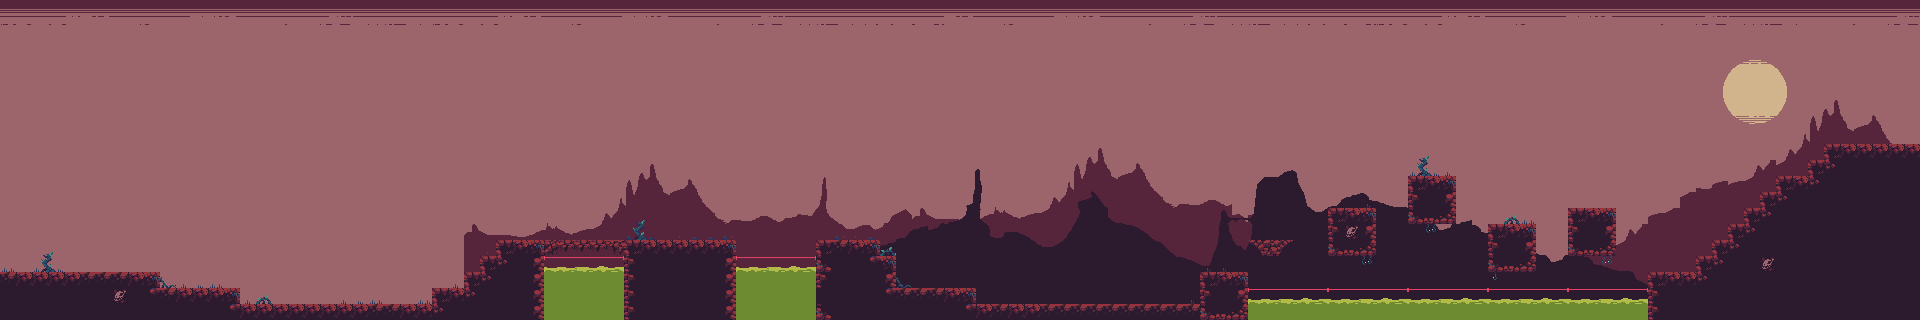

Tiled map render using the project's own tile images. Description and the map definition, with tile-layer contents summarised, below:
An orthogonal 120x20 tile map with 16x16 px tiles, 4 tile layers (sky, mount1, mount2, base), 4 tilesets and 28 objects (player).

<map version="1.8" tiledversion="1.8.4" orientation="orthogonal" renderorder="right-down" width="120" height="20" tilewidth="16" tileheight="16" infinite="0" nextlayerid="9" nextobjectid="47">
 <tileset firstgid="1" source="Wasteland-Files.tsx" />
 <tileset firstgid="513" source="Wasteland_Sky.tsx" />
 <tileset firstgid="1025" source="Wasteland_Mountains_1.tsx" />
 <tileset firstgid="1537" source="Wasteland_Mountains_2.tsx" />
 <layer id="3" name="sky" width="120" height="20">
  <data>[2400 cells, 2400 non-empty, 445 distinct tile ids]</data>
 </layer>
 <layer id="5" name="mount1" width="120" height="20">
  <data>[2400 cells, 868 non-empty, 313 distinct tile ids]</data>
 </layer>
 <layer id="7" name="mount2" width="120" height="20">
  <data>[2400 cells, 479 non-empty, 342 distinct tile ids]</data>
 </layer>
 <layer id="1" name="base" width="120" height="20">
  <data>[2400 cells, 481 non-empty, 43 distinct tile ids]</data>
 </layer>
 <objectgroup id="2" name="ground">
  <object id="3" name="player" x="82.499" y="240.946" width="12.2576" height="25.8519" />
  <object id="18" x="0" y="272">
   <polygon points="0,0 0,-272 16,-272 16,0" />
  </object>
  <object id="20" x="160" y="288">
   <polygon points="0,0 80,0 80,32 0,32 0,0" />
  </object>
  <object id="21" x="0" y="272">
   <polygon points="0,0 160,0 160,48 0,48" />
  </object>
  <object id="22" x="240" y="320">
   <polygon points="0,0 0,-16 192,-16 192,0" />
  </object>
  <object id="23" x="432" y="320">
   <polygon points="0,0 0,-32 32,-32 32,0" />
  </object>
  <object id="24" x="464" y="320">
   <polygon points="0,0 0,-48 16,-48 16,0" />
  </object>
  <object id="25" x="480" y="320">
   <polygon points="0,0 0,-64 16,-64 16,0" />
  </object>
  <object id="26" x="496" y="320">
   <polygon points="0,0 0,-80 240,-80 240,0" />
  </object>
  <object id="27" x="816" y="320">
   <polygon points="0,0 0,-80 64,-80 64,0" />
  </object>
  <object id="28" x="880" y="256">
   <polygon points="0,0 16,0 16,64 0,64" />
  </object>
  <object id="29" x="976" y="320">
   <polygon points="0,0 0,-32 -80,-32 -80,0" />
  </object>
  <object id="30" x="1200" y="320">
   <polygon points="0,0 -224,0 -224,-16 0,-16" />
  </object>
  <object id="31" x="1200" y="320">
   <polygon points="0,0 0,-48 48,-48 48,0" />
  </object>
  <object id="32" x="1264" y="256">
   <polygon points="0,0 -16,0 -16,-16 32,-16 32,0" />
  </object>
  <object id="33" x="1328" y="256">
   <polygon points="0,0 0,-48 48,-48 48,0" />
  </object>
  <object id="34" x="1408" y="224">
   <polygon points="0,0 0,-48 48,-48 48,0" />
  </object>
  <object id="35" x="1488" y="272">
   <polygon points="0,0 0,-48 48,-48 48,0" />
  </object>
  <object id="36" x="1568" y="256">
   <polygon points="0,0 0,-48 48,-48 48,0" />
  </object>
  <object id="38" x="1648" y="320">
   <polygon points="0,0 0,-48 48,-48 48,0" />
  </object>
  <object id="39" x="1696" y="320">
   <polygon points="0,0 0,-64 16,-64 16,0" />
  </object>
  <object id="40" x="1712" y="304">
   <polygon points="0,0 0,16 16,16 16,-64 0,-64" />
  </object>
  <object id="41" x="1728" y="224">
   <polygon points="0,0 0,96 16,96 16,0" />
  </object>
  <object id="42" x="1744" y="208">
   <polygon points="0,0 0,112 16,112 16,0" />
  </object>
  <object id="43" x="1760" y="192">
   <polygon points="0,0 0,128 16,128 16,0 0,0" />
  </object>
  <object id="44" x="1776" y="176">
   <polygon points="0,0 0,144 32,144 32,0" />
  </object>
  <object id="45" x="1808" y="160">
   <polygon points="0,0 0,160 16,160 16,0" />
  </object>
  <object id="46" x="1824" y="144">
   <polygon points="0,0 96,0 96,176 0,176" />
  </object>
 </objectgroup>
</map>
